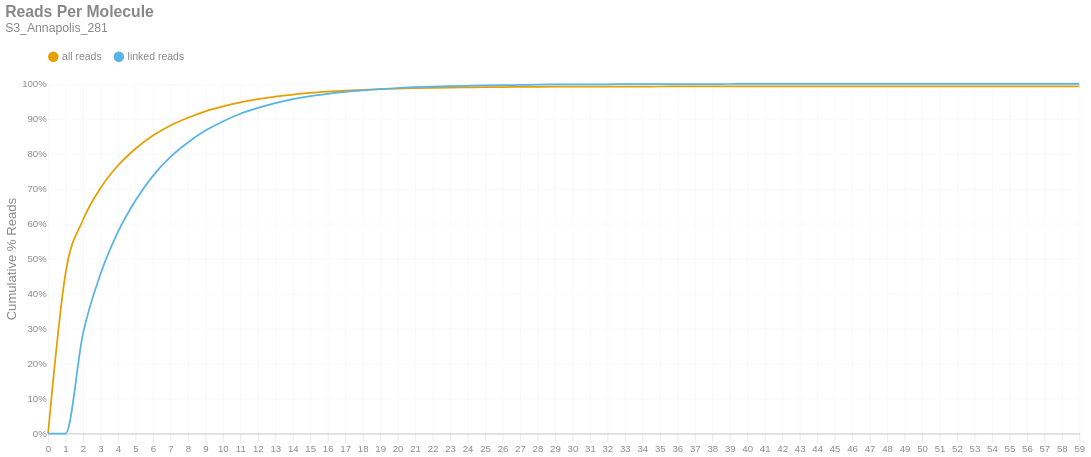

The code cell stored with this chart in its notebook:
### Markdown cell above
### Reads per Molecule
This chart shows the cumulative distribution of the number of reads per linked molecule. That is, how many alignments are associated with a unique molecule. This excludes the number of reads associated with invalid or absent linked-read barcodes. The `linked` histogram is the percentages recalculated when disregarding singletons.

### Code cell
if SKIPLR:
    print_html(f"Skipped")
else:
    counts = np.bincount(valids['reads'].cast(pl.Int64).to_numpy())
    weighted = counts * np.arange(len(counts))
    all_perc = weighted / n_reads
    linked_perc = weighted / n_linked_reads
    linked_perc[1] = 0
    binned_df = pl.DataFrame({
        'readsper': list(range(len(counts))),
        'all reads (cumsum)': np.cumsum(all_perc).tolist(),
        'linked reads (cumsum)': np.cumsum(linked_perc).tolist(),
    })

    with SafeRender(binned_df):
        (
            density_plot(binned_df, 'Reads Per Molecule', samplename, 'readspmol')
            .encode(
                x=alt.X('readsper:O', title=None).axis(labelAngle=0).scale(padding=0),
                y=alt.Y('value:Q', title='Cumulative % Reads').axis(format='%').stack(False),
                color=alt.Color("key:N").scale(domain=["all reads", "linked reads"]),
                tooltip=[
                    alt.Tooltip("key:N", title="Data Type"),
                    alt.Tooltip("readsper:O", title="Reads Per Molecule"),
                    alt.Tooltip("value:Q", format=".2%", title="% Reads (Cum.)")
                ]            
            )
        ).display()

### Figure 1 — Vega-Lite specification as saved in the notebook (floating-point values rounded to 4 significant figures)
{"width": "container", "height": 400, "config": {"title": {"anchor": "start", "dy": -15, "fontSize": 18, "color": "#888888", "subtitleColor": "#888888", "subtitleFontSize": 14}, "arc": {"fill": "#0072B2"}, "axis": {"domainColor": "#888888", "domainWidth": 0.5, "gridWidth": 0.2, "grid": false, "titleFontWeight": 400, "titleFontSize": 15, "labelFontSize": 11, "labelColor": "#888888", "tickColor": "#888888", "tickWidth": 0.2, "titleColor": "#888888"}, "axisBand": {"grid": false}, "axisX": {"grid": true, "tickSize": 10, "domainCap": "round"}, "axisY": {"domain": false, "grid": true, "tickSize": 0, "domainCap": "round"}, "background": "transparent", "header": {"labelFontSize": 15, "labelColor": "#888888", "titleFontSize": 15, "titleFontWeight": 600, "titleColor": "#888888"}, "legend": {"labelFont": "sans-serif", "labelFontSize": 12, "labelColor": "#888888", "symbolSize": 100, "symbolType": "circle", "titleFontSize": 12, "titlePadding": 10, "titleColor": "#888888", "title": null, "orient": "top"}, "range": {"category": ["#E69F00", "#56B4E9", "#009E73", "#F0E442", "#0072B2", "#D55E00", "#CC79A7", "#000000"], "diverging": ["#cfe8f3", "#a2d4ec", "#73bfe2", "#46abdb", "#1696d2", "#12719e"]}, "area": {"fill": "#0072B2", "fillOpacity": 0.7, "line": true, "strokeOpacity": 0.7}, "line": {"color": "#0072B2", "stroke": "#0072B2", "strokeWidth": 2}, "trail": {"color": "#0072B2", "stroke": "#0072B2", "strokeWidth": 0, "size": 1}, "point": {"filled": true, "fillOpacity": 1.0, "size": 95}, "text": {"color": "#888888", "fontSize": 11, "align": "right", "fontWeight": 400, "size": 11}, "bar": {"fill": "#0072B2", "stroke": null}, "view": {"stroke": null, "continuousWidth": 660, "continuousHeight": 400}}, "data": {"name": "data-3e7ed3d8970f5c5bb5156012d7b7d29a"}, "mark": {"type": "line", "interpolate": "monotone", "point": {"opacity": 0, "size": 275}}, "encoding": {"color": {"field": "key", "scale": {"domain": ["all reads", "linked reads"]}, "type": "nominal"}, "tooltip": [{"field": "key", "title": "Data Type", "type": "nominal"}, {"field": "readsper", "title": "Reads Per Molecule", "type": "ordinal"}, {"field": "value", "format": ".2%", "title": "% Reads (Cum.)", "type": "quantitative"}], "x": {"axis": {"labelAngle": 0}, "field": "readsper", "scale": {"padding": 0}, "title": null, "type": "ordinal"}, "y": {"axis": {"format": "%"}, "field": "value", "stack": false, "title": "Cumulative % Reads", "type": "quantitative"}}, "params": [{"name": "param_c36ac31b6afebe62", "select": {"type": "point", "fields": ["key"]}, "bind": "legend"}], "title": {"text": "Reads Per Molecule", "subtitle": "S3_Annapolis_281"}, "transform": [{"fold": ["all reads (cumsum)", "linked reads (cumsum)"]}, {"calculate": "replace(datum.key, ' (cumsum)', '')", "as": "key"}, {"filter": {"param": "param_c36ac31b6afebe62"}}], "usermeta": {"embedOptions": {"downloadFileName": "S3_Annapolis_281.readspmol"}}, "$schema": "https://vega.github.io/schema/vega-lite/v6.1.0.json", "datasets": {"data-3e7ed3d8970f5c5bb5156012d7b7d29a": [{"readsper": 0, "all reads (cumsum)": 0.0, "linked reads (cumsum)": 0.0}, {"readsper": 1, "all reads (cumsum)": 0.4583, "linked reads (cumsum)": 0.0}, {"readsper": 2, "all reads (cumsum)": 0.6114, "linked reads (cumsum)": 0.2863}, {"readsper": 3, "all reads (cumsum)": 0.7021, "linked reads (cumsum)": 0.4561}, {"readsper": 4, "all reads (cumsum)": 0.7665, "linked reads (cumsum)": 0.5765}, {"readsper": 5, "all reads (cumsum)": 0.8145, "linked reads (cumsum)": 0.6663}, {"readsper": 6, "all reads (cumsum)": 0.8522, "linked reads (cumsum)": 0.7368}, {"readsper": 7, "all reads (cumsum)": 0.8812, "linked reads (cumsum)": 0.791}, {"readsper": 8, "all reads (cumsum)": 0.9033, "linked reads (cumsum)": 0.8325}, {"readsper": 9, "all reads (cumsum)": 0.9216, "linked reads (cumsum)": 0.8666}, {"readsper": 10, "all reads (cumsum)": 0.9355, "linked reads (cumsum)": 0.8927}, {"readsper": 11, "all reads (cumsum)": 0.9472, "linked reads (cumsum)": 0.9146}, {"readsper": 12, "all reads (cumsum)": 0.9562, "linked reads (cumsum)": 0.9313}, {"readsper": 13, "all reads (cumsum)": 0.9636, "linked reads (cumsum)": 0.9452}, {"readsper": 14, "all reads (cumsum)": 0.9695, "linked reads (cumsum)": 0.9562}, {"readsper": 15, "all reads (cumsum)": 0.9742, "linked reads (cumsum)": 0.965}, {"readsper": 16, "all reads (cumsum)": 0.9778, "linked reads (cumsum)": 0.9718}, {"readsper": 17, "all reads (cumsum)": 0.9808, "linked reads (cumsum)": 0.9775}, {"readsper": 18, "all reads (cumsum)": 0.9831, "linked reads (cumsum)": 0.9816}, {"readsper": 19, "all reads (cumsum)": 0.9849, "linked reads (cumsum)": 0.985}, {"readsper": 20, "all reads (cumsum)": 0.9866, "linked reads (cumsum)": 0.9883}, {"readsper": 21, "all reads (cumsum)": 0.9878, "linked reads (cumsum)": 0.9906}, {"readsper": 22, "all reads (cumsum)": 0.9888, "linked reads (cumsum)": 0.9924}, {"readsper": 23, "all reads (cumsum)": 0.9895, "linked reads (cumsum)": 0.9937}, {"readsper": 24, "all reads (cumsum)": 0.99, "linked reads (cumsum)": 0.9947}, {"readsper": 25, "all reads (cumsum)": 0.9906, "linked reads (cumsum)": 0.9957}, {"readsper": 26, "all reads (cumsum)": 0.991, "linked reads (cumsum)": 0.9965}, {"readsper": 27, "all reads (cumsum)": 0.9913, "linked reads (cumsum)": 0.9971}, {"readsper": 28, "all reads (cumsum)": 0.9917, "linked reads (cumsum)": 0.9978}, {"readsper": 29, "all reads (cumsum)": 0.992, "linked reads (cumsum)": 0.9984}, {"readsper": 30, "all reads (cumsum)": 0.9922, "linked reads (cumsum)": 0.9987}, {"readsper": 31, "all reads (cumsum)": 0.9923, "linked reads (cumsum)": 0.9989}, {"readsper": 32, "all reads (cumsum)": 0.9923, "linked reads (cumsum)": 0.9989}, {"readsper": 33, "all reads (cumsum)": 0.9925, "linked reads (cumsum)": 0.9992}, {"readsper": 34, "all reads (cumsum)": 0.9926, "linked reads (cumsum)": 0.9994}, {"readsper": 35, "all reads (cumsum)": 0.9926, "linked reads (cumsum)": 0.9994}, {"readsper": 36, "all reads (cumsum)": 0.9927, "linked reads (cumsum)": 0.9996}, {"readsper": 37, "all reads (cumsum)": 0.9927, "linked reads (cumsum)": 0.9996}, {"readsper": 38, "all reads (cumsum)": 0.9927, "linked reads (cumsum)": 0.9997}, {"readsper": 39, "all reads (cumsum)": 0.9927, "linked reads (cumsum)": 0.9997}, {"readsper": 40, "all reads (cumsum)": 0.9928, "linked reads (cumsum)": 0.9998}, {"readsper": 41, "all reads (cumsum)": 0.9928, "linked reads (cumsum)": 0.9998}, {"readsper": 42, "all reads (cumsum)": 0.9928, "linked reads (cumsum)": 0.9998}, {"readsper": 43, "all reads (cumsum)": 0.9928, "linked reads (cumsum)": 0.9998}, {"readsper": 44, "all reads (cumsum)": 0.9928, "linked reads (cumsum)": 0.9999}, {"readsper": 45, "all reads (cumsum)": 0.9928, "linked reads (cumsum)": 0.9999}, {"readsper": 46, "all reads (cumsum)": 0.9928, "linked reads (cumsum)": 0.9999}, {"readsper": 47, "all reads (cumsum)": 0.9928, "linked reads (cumsum)": 0.9999}, {"readsper": 48, "all reads (cumsum)": 0.9928, "linked reads (cumsum)": 0.9999}, {"readsper": 49, "all reads (cumsum)": 0.9928, "linked reads (cumsum)": 0.9999}, {"readsper": 50, "all reads (cumsum)": 0.9928, "linked reads (cumsum)": 0.9999}, {"readsper": 51, "all reads (cumsum)": 0.9928, "linked reads (cumsum)": 0.9999}, {"readsper": 52, "all reads (cumsum)": 0.9928, "linked reads (cumsum)": 0.9999}, {"readsper": 53, "all reads (cumsum)": 0.9928, "linked reads (cumsum)": 0.9999}, {"readsper": 54, "all reads (cumsum)": 0.9928, "linked reads (cumsum)": 0.9999}, {"readsper": 55, "all reads (cumsum)": 0.9928, "linked reads (cumsum)": 0.9999}, {"readsper": 56, "all reads (cumsum)": 0.9928, "linked reads (cumsum)": 0.9999}, {"readsper": 57, "all reads (cumsum)": 0.9928, "linked reads (cumsum)": 0.9999}, {"readsper": 58, "all reads (cumsum)": 0.9928, "linked reads (cumsum)": 0.9999}, {"readsper": 59, "all reads (cumsum)": 0.9929, "linked reads (cumsum)": 1.0}]}}
